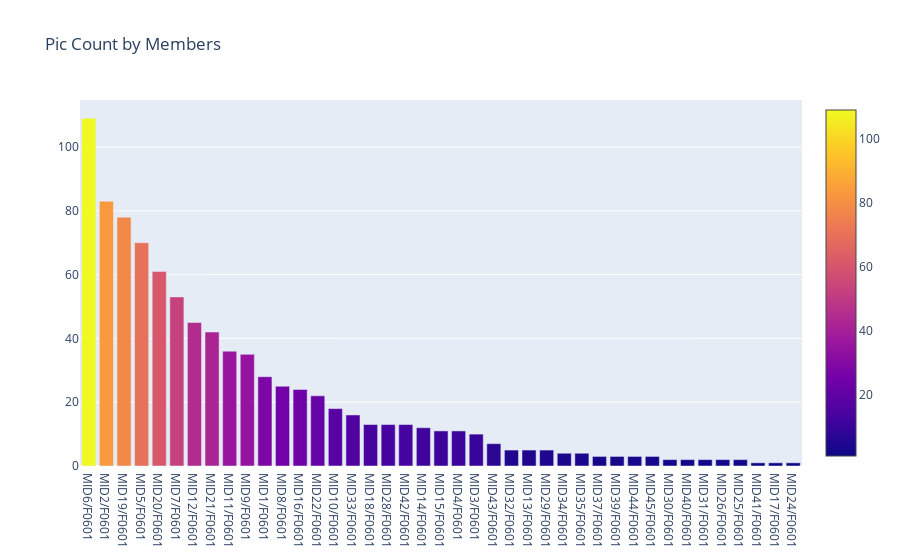

Write notebook code for a chart like this one.
### Code cell
def render_bar_chart(data_df, column_name, title, filename):
    series = data_df[column_name].value_counts()
    count = series.shape[0]
    
    trace = go.Bar(x = series.index, y=series.values, marker=dict(
        color=series.values,
        showscale=True
    ))
    layout = go.Layout(title=title)
    data = [trace]
    fig = go.Figure(data=data, layout=layout)
    py.iplot(fig, filename=filename)
    
    
render_bar_chart(large_family_df, 'uniqueId', 'Pic Count by Members', 'members')

### Figure 1 — Plotly figure (JSON) as saved in the notebook; plotly's stock layout.template omitted (floating-point values rounded to 4 significant figures)
{"data": [{"marker": {"color": [109, 83, 78, 70, 61, 53, 45, 42, 36, 35, 28, 25, 24, 22, 18, 16, 13, 13, 13, 12, 11, 11, 10, 7, 5, 5, 5, 4, 4, 3, 3, 3, 3, 2, 2, 2, 2, 2, 1, 1, 1], "showscale": true}, "type": "bar", "x": ["MID6/F0601", "MID2/F0601", "MID19/F0601", "MID5/F0601", "MID20/F0601", "MID7/F0601", "MID12/F0601", "MID21/F0601", "MID11/F0601", "MID9/F0601", "MID1/F0601", "MID8/F0601", "MID16/F0601", "MID22/F0601", "MID10/F0601", "MID33/F0601", "MID18/F0601", "MID28/F0601", "MID42/F0601", "MID14/F0601", "MID15/F0601", "MID4/F0601", "MID3/F0601", "MID43/F0601", "MID32/F0601", "MID13/F0601", "MID29/F0601", "MID34/F0601", "MID35/F0601", "MID37/F0601", "MID39/F0601", "MID44/F0601", "MID45/F0601", "MID30/F0601", "MID40/F0601", "MID31/F0601", "MID26/F0601", "MID25/F0601", "MID41/F0601", "MID17/F0601", "MID24/F0601"], "y": [109, 83, 78, 70, 61, 53, 45, 42, 36, 35, 28, 25, 24, 22, 18, 16, 13, 13, 13, 12, 11, 11, 10, 7, 5, 5, 5, 4, 4, 3, 3, 3, 3, 2, 2, 2, 2, 2, 1, 1, 1]}], "layout": {"title": {"text": "Pic Count by Members"}}}
